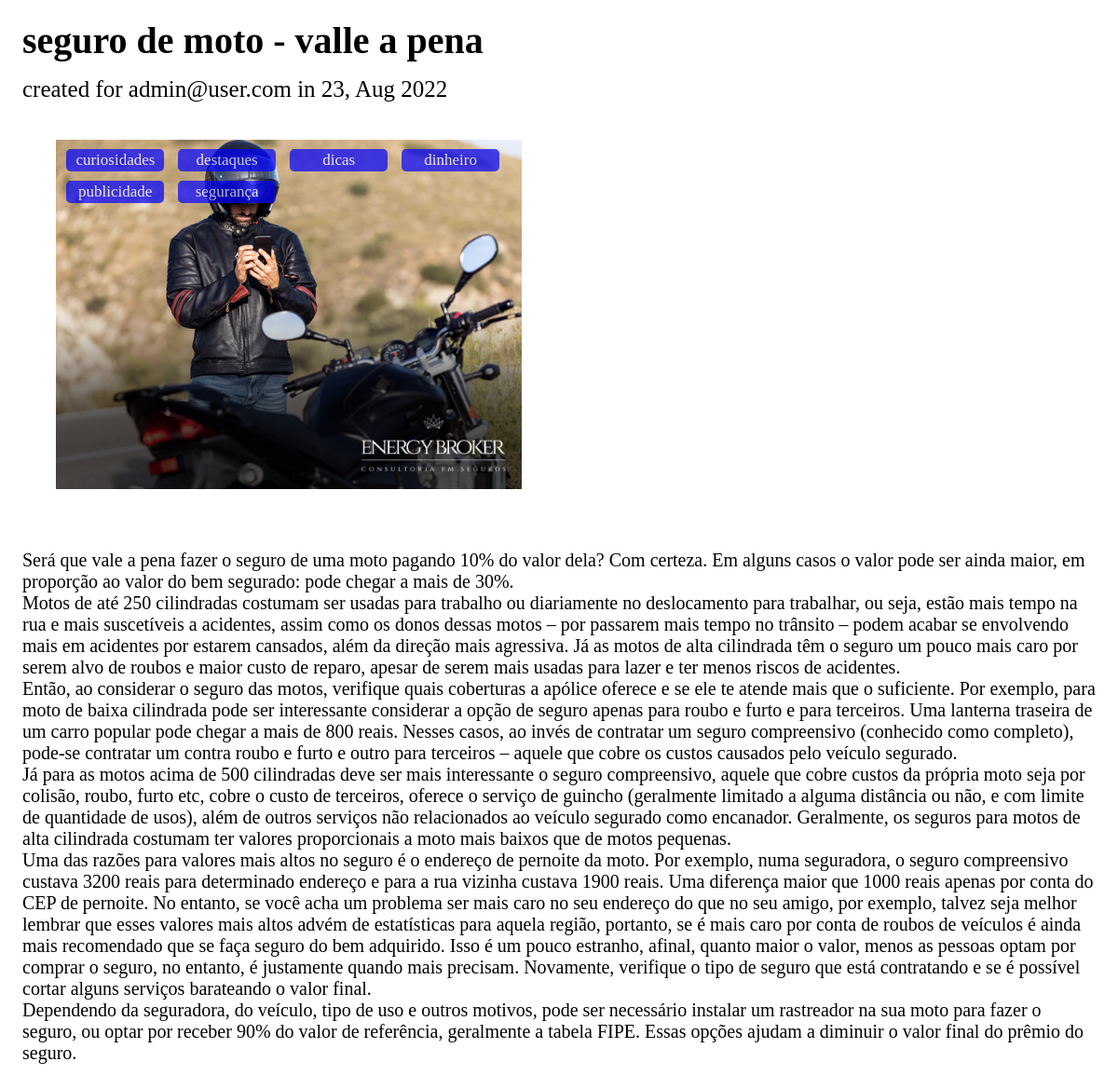
The page /posts/2 on the database its author committed.
### blog/models.py (models this page shows, shortened)
class Post(models.Model):
    title = models.CharField(max_length=50)
    categories = RichTextUploadingField()
    img_summary = RichTextUploadingField()
    summary = models.CharField(max_length=200)
    content = RichTextUploadingField()
    author = models.ForeignKey(User, on_delete=models.PROTECT)
    created_at = models.DateField(auto_now_add=True)

### blog/views.py (the view)
# urls.py: path('posts/<int:post_id>', views.post)
def post(request, post_id):
    post = Post.objects.get(pk=post_id)
    return render(request, 'post.html', {'post': post})

### templates/post.html (shortened to what this page needs)
<!DOCTYPE html>
<html lang="en">
<head>
</head>
<body>
    <header>
    <h2>  {{ post.title }}</h2>
    <p> created for {{ post.author }} in {{ post.created_at|date:'d, M Y' }}</p>
    </header>
    <section class="header_post">
        <div class="categories"> {{ post.categories|safe }} </div>
        <div class="img"> {{ post.img_summary|safe}} </div>
    </section>
    <section class="body_post">
    <p>{{post.summary}}</p>
    <p{{ post.content|safe }}</p>
    </section>
</body>
</html>

### templates/post.html (style rules this page uses)
* { padding: 0; margin: 0; box-sizing: border-box; }
header { margin-left: 2%; margin-top: 20px; margin-bottom: 40px; display: flex; flex-direction: column; gap: 15px; }
header h2 { font-size: 40px; }
header p { font-size: 25px; }
.header_post { position: relative; margin-left: 5%; display: flex; }
.categories { text-aling: center; position: absolute; top: 10px; left: 1%; display: grid; grid-template-columns: 110px 110px 110px 110px; grid-row-gap: 10px; grid-column-gap: 10px; }
.categories p { padding: 2px 10px; opacity: 70%; color: #fff; font-size: 17px; width: 95%; text-align: center; border-radius: 5px; background-color: blue; }
.img { width: 500px; height: 400px; }
.body_post { font-size: 20px; margin: 40px 2%; }

### rows shown on the page
Post: title "seguro de moto - valle a pena", author "admin@user.com", created_at "23, Aug 2022", categories "curiosidades destaques dicas dinheiro publicidade segurança", img_summary (picture), summary "Será que vale a pena fazer o seguro de uma moto pagando 10% do valor dela? Com certeza. Em alguns casos o valor pode ser ainda maior, em proporção ao valor do bem segurado: pode chegar a mais de 30%.", content "Motos de até 250 cilindradas costumam ser usadas para trabalho ou diariamente no deslocamento para trabalhar, ou seja, estão mais tempo na rua e mais suscetíveis a acidentes, assim como os donos dessas motos – por passarem mais tempo no trânsito – podem acabar se envolvendo mais em acidentes por estarem cansados, além da direção mais agressiva. Já as motos de alta cilindrada têm o seguro um pouco mais caro por serem alvo de roubos e maior custo de reparo, apesar de serem mais usadas para lazer e ter menos riscos de acidentes. Então, ao considerar o seguro das motos, verifique quais coberturas a apólice oferece e se ele te atende mais que o suficiente. Por exemplo, para moto de baixa…"
